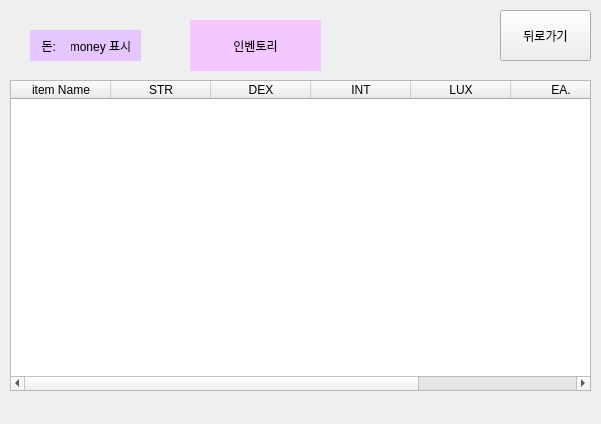
<?xml version="1.0" encoding="UTF-8"?>
<ui version="4.0">
 <class>inventory</class>
 <widget class="QWidget" name="inventory">
  <property name="geometry">
   <rect>
    <x>0</x>
    <y>0</y>
    <width>601</width>
    <height>424</height>
   </rect>
  </property>
  <property name="windowTitle">
   <string>Form</string>
  </property>
  <widget class="QLabel" name="inventory_title">
   <property name="geometry">
    <rect>
     <x>190</x>
     <y>20</y>
     <width>131</width>
     <height>51</height>
    </rect>
   </property>
   <property name="styleSheet">
    <string notr="true">background-color: rgb(244, 199, 255);</string>
   </property>
   <property name="text">
    <string>인벤토리</string>
   </property>
   <property name="textFormat">
    <enum>Qt::AutoText</enum>
   </property>
   <property name="alignment">
    <set>Qt::AlignCenter</set>
   </property>
  </widget>
  <widget class="QPushButton" name="go_back">
   <property name="geometry">
    <rect>
     <x>500</x>
     <y>10</y>
     <width>91</width>
     <height>51</height>
    </rect>
   </property>
   <property name="text">
    <string>뒤로가기</string>
   </property>
  </widget>
  <widget class="QLabel" name="money">
   <property name="geometry">
    <rect>
     <x>60</x>
     <y>30</y>
     <width>81</width>
     <height>31</height>
    </rect>
   </property>
   <property name="styleSheet">
    <string notr="true">background-color: rgb(229, 198, 255);</string>
   </property>
   <property name="text">
    <string>money 표시</string>
   </property>
   <property name="alignment">
    <set>Qt::AlignCenter</set>
   </property>
  </widget>
  <widget class="QLabel" name="money_3">
   <property name="geometry">
    <rect>
     <x>30</x>
     <y>30</y>
     <width>41</width>
     <height>31</height>
    </rect>
   </property>
   <property name="styleSheet">
    <string notr="true">background-color: rgb(229, 198, 255);</string>
   </property>
   <property name="text">
    <string>돈: </string>
   </property>
   <property name="alignment">
    <set>Qt::AlignCenter</set>
   </property>
  </widget>
  <widget class="QTableWidget" name="tableWidget">
   <property name="geometry">
    <rect>
     <x>10</x>
     <y>80</y>
     <width>581</width>
     <height>311</height>
    </rect>
   </property>
   <column>
    <property name="text">
     <string>item Name</string>
    </property>
   </column>
   <column>
    <property name="text">
     <string>STR</string>
    </property>
   </column>
   <column>
    <property name="text">
     <string>DEX</string>
    </property>
   </column>
   <column>
    <property name="text">
     <string>INT</string>
    </property>
   </column>
   <column>
    <property name="text">
     <string>LUX</string>
    </property>
   </column>
   <column>
    <property name="text">
     <string>EA.</string>
    </property>
   </column>
   <column>
    <property name="text">
     <string>USE</string>
    </property>
   </column>
  </widget>
 </widget>
 <resources/>
 <connections/>
</ui>
